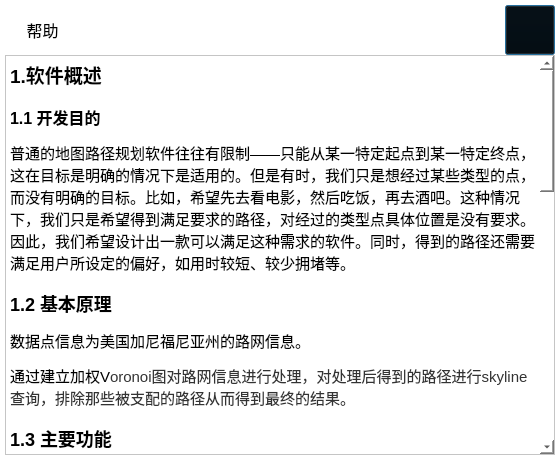
<?xml version="1.0" encoding="UTF-8"?>
<ui version="4.0">
 <class>HelpDialogClass</class>
 <widget class="QDialog" name="HelpDialogClass">
  <property name="geometry">
   <rect>
    <x>0</x>
    <y>0</y>
    <width>560</width>
    <height>460</height>
   </rect>
  </property>
  <property name="styleSheet">
   <string notr="true">background:transparent;</string>
  </property>
  <widget class="QWidget" name="widget" native="true">
   <property name="geometry">
    <rect>
     <x>5</x>
     <y>5</y>
     <width>550</width>
     <height>450</height>
    </rect>
   </property>
   <property name="styleSheet">
    <string notr="true">background:white;</string>
   </property>
   <widget class="QLabel" name="label">
    <property name="geometry">
     <rect>
      <x>0</x>
      <y>0</y>
      <width>75</width>
      <height>50</height>
     </rect>
    </property>
    <property name="font">
     <font>
      <family>微软雅黑 Light</family>
      <pointsize>12</pointsize>
     </font>
    </property>
    <property name="text">
     <string>帮助</string>
    </property>
    <property name="alignment">
     <set>Qt::AlignCenter</set>
    </property>
   </widget>
   <widget class="QPushButton" name="closeButton">
    <property name="geometry">
     <rect>
      <x>500</x>
      <y>0</y>
      <width>50</width>
      <height>50</height>
     </rect>
    </property>
    <property name="styleSheet">
     <string notr="true">background:transparent;</string>
    </property>
    <property name="text">
     <string/>
    </property>
    <property name="icon">
     <iconset resource="mainwindow.qrc">
      <normaloff>:/MainWindow/close_black.png</normaloff>:/MainWindow/close_black.png</iconset>
    </property>
    <property name="iconSize">
     <size>
      <width>30</width>
      <height>30</height>
     </size>
    </property>
   </widget>
   <widget class="QTextBrowser" name="textBrowser">
    <property name="geometry">
     <rect>
      <x>0</x>
      <y>50</y>
      <width>550</width>
      <height>400</height>
     </rect>
    </property>
    <property name="horizontalScrollBarPolicy">
     <enum>Qt::ScrollBarAlwaysOff</enum>
    </property>
    <property name="html">
     <string>&lt;!DOCTYPE HTML PUBLIC &quot;-//W3C//DTD HTML 4.0//EN&quot; &quot;http://www.w3.org/TR/REC-html40/strict.dtd&quot;&gt;
&lt;html&gt;&lt;head&gt;&lt;meta name=&quot;qrichtext&quot; content=&quot;1&quot; /&gt;&lt;style type=&quot;text/css&quot;&gt;
p, li { white-space: pre-wrap; }
&lt;/style&gt;&lt;/head&gt;&lt;body style=&quot; font-family:'SimSun'; font-size:9pt; font-weight:400; font-style:normal;&quot;&gt;
&lt;p style=&quot; margin-top:18px; margin-bottom:12px; margin-left:0px; margin-right:0px; -qt-block-indent:0; text-indent:0px;&quot;&gt;&lt;span style=&quot; font-family:'微软雅黑 Light,sans-serif'; font-size:14pt; font-weight:600;&quot;&gt;1.软件概述&lt;/span&gt;&lt;span style=&quot; font-size:14pt;&quot;&gt; &lt;/span&gt;&lt;/p&gt;
&lt;p style=&quot; margin-top:16px; margin-bottom:12px; margin-left:0px; margin-right:0px; -qt-block-indent:0; text-indent:0px;&quot;&gt;&lt;span style=&quot; font-family:'微软雅黑 Light,sans-serif'; font-size:12pt; font-weight:600;&quot;&gt;1.1 开发目的&lt;/span&gt;&lt;span style=&quot; font-size:12pt;&quot;&gt; &lt;/span&gt;&lt;/p&gt;
&lt;p style=&quot; margin-top:12px; margin-bottom:12px; margin-left:0px; margin-right:0px; -qt-block-indent:0; text-indent:0px;&quot;&gt;&lt;span style=&quot; font-family:'微软雅黑 Light,sans-serif'; font-size:11pt;&quot;&gt;普通的地图路径规划软件往往有限制——只能从某一特定起点到某一特定终点，这在目标是明确的情况下是适用的。但是有时，我们只是想经过某些类型的点，而没有明确的目标。比如，希望先去看电影，然后吃饭，再去酒吧。这种情况下，我们只是希望得到满足要求的路径，对经过的类型点具体位置是没有要求。因此，我们希望设计出一款可以满足这种需求的软件。同时，得到的路径还需要满足用户所设定的偏好，如用时较短、较少拥堵等。&lt;/span&gt;&lt;span style=&quot; font-size:11pt;&quot;&gt; &lt;/span&gt;&lt;/p&gt;
&lt;p style=&quot; margin-top:16px; margin-bottom:12px; margin-left:0px; margin-right:0px; -qt-block-indent:0; text-indent:0px;&quot;&gt;&lt;span style=&quot; font-family:'微软雅黑 Light,sans-serif'; font-size:x-large; font-weight:600;&quot;&gt;1.2 基本原理&lt;/span&gt; &lt;/p&gt;
&lt;p style=&quot; margin-top:12px; margin-bottom:12px; margin-left:0px; margin-right:0px; -qt-block-indent:0; text-indent:0px;&quot;&gt;&lt;span style=&quot; font-family:'微软雅黑 Light,sans-serif'; font-size:11pt;&quot;&gt;数据点信息为美国加尼福尼亚州的路网信息。&lt;/span&gt;&lt;span style=&quot; font-size:11pt;&quot;&gt; &lt;/span&gt;&lt;/p&gt;
&lt;p style=&quot; margin-top:12px; margin-bottom:12px; margin-left:0px; margin-right:0px; -qt-block-indent:0; text-indent:0px;&quot;&gt;&lt;span style=&quot; font-family:'微软雅黑 Light,sans-serif'; font-size:11pt;&quot;&gt;通过建立加权V&lt;/span&gt;&lt;span style=&quot; font-family:'微软雅黑 Light,sans-serif'; font-size:11pt; color:#333333; background-color:#ffffff;&quot;&gt;oronoi图对路网信息进行处理，对处理后得到的路径进行skyline查询，排除那些被支配的路径从而得到最终的结果。&lt;/span&gt;&lt;span style=&quot; font-size:11pt;&quot;&gt; &lt;/span&gt;&lt;/p&gt;
&lt;p style=&quot; margin-top:16px; margin-bottom:12px; margin-left:0px; margin-right:0px; -qt-block-indent:0; text-indent:0px;&quot;&gt;&lt;span style=&quot; font-family:'微软雅黑 Light,sans-serif'; font-size:x-large; font-weight:600;&quot;&gt;1.3 主要功能&lt;/span&gt; &lt;/p&gt;
&lt;p style=&quot; margin-top:12px; margin-bottom:12px; margin-left:0px; margin-right:0px; -qt-block-indent:0; text-indent:0px;&quot;&gt;&lt;span style=&quot; font-family:'微软雅黑 Light,sans-serif'; font-size:11pt;&quot;&gt;根据用户输入的类型点序列和偏好，建立并且展示V&lt;/span&gt;&lt;span style=&quot; font-family:'微软雅黑 Light,sans-serif'; font-size:11pt; color:#333333; background-color:#ffffff;&quot;&gt;oronoi图，提供最终的符合用户需要的较优路径。&lt;/span&gt;&lt;span style=&quot; font-size:11pt;&quot;&gt; &lt;/span&gt;&lt;/p&gt;
&lt;p style=&quot; margin-top:18px; margin-bottom:12px; margin-left:0px; margin-right:0px; -qt-block-indent:0; text-indent:0px;&quot;&gt;&lt;span style=&quot; font-family:'微软雅黑 Light,sans-serif'; font-size:xx-large; font-weight:600;&quot;&gt;2.软件使用过程&lt;/span&gt; &lt;/p&gt;
&lt;p style=&quot; margin-top:16px; margin-bottom:12px; margin-left:0px; margin-right:0px; -qt-block-indent:0; text-indent:0px;&quot;&gt;&lt;span style=&quot; font-family:'微软雅黑 Light,sans-serif'; font-size:x-large; font-weight:600;&quot;&gt;2.1 使用步骤&lt;/span&gt; &lt;/p&gt;
&lt;p style=&quot; margin-top:12px; margin-bottom:12px; margin-left:0px; margin-right:0px; -qt-block-indent:0; text-indent:0px;&quot;&gt;&lt;span style=&quot; font-family:'微软雅黑 Light,sans-serif'; font-size:11pt;&quot;&gt;界面左侧的菜单栏有“偏好设置”、“Voronoi图”和“查看结果”三个选项。首先点击“偏好设置”选项，在弹出的菜单栏里进行起点、经过类型点以及用户偏好的设置，点击“确定”完成设置。然后点击“Voronoi图”选项，可以查看生成的Voronoi图。最终点击“查看结果”，可以看到&lt;/span&gt;&lt;span style=&quot; font-family:'微软雅黑 Light,sans-serif'; font-size:11pt; color:#333333; background-color:#ffffff;&quot;&gt;skyline路径结果的图形化展示，点击右侧的路径名称可以查看不同的结果。&lt;/span&gt;&lt;span style=&quot; font-size:11pt;&quot;&gt; &lt;/span&gt;&lt;/p&gt;
&lt;p style=&quot; margin-top:12px; margin-bottom:12px; margin-left:0px; margin-right:0px; -qt-block-indent:0; text-indent:0px;&quot;&gt;&lt;img src=&quot;:/HelpDialog/help/navigationbar.png&quot; /&gt; &lt;/p&gt;
&lt;p style=&quot; margin-top:16px; margin-bottom:12px; margin-left:0px; margin-right:0px; -qt-block-indent:0; text-indent:0px;&quot;&gt;&lt;span style=&quot; font-family:'微软雅黑 Light,sans-serif'; font-size:x-large; font-weight:600;&quot;&gt;2.2 输入&lt;/span&gt; &lt;/p&gt;
&lt;p style=&quot; margin-top:16px; margin-bottom:12px; margin-left:0px; margin-right:0px; -qt-block-indent:0; text-indent:0px;&quot;&gt;&lt;img src=&quot;:/HelpDialog/help/inputdialog.png&quot; /&gt; &lt;/p&gt;
&lt;p style=&quot; margin-top:12px; margin-bottom:12px; margin-left:0px; margin-right:0px; -qt-block-indent:0; text-indent:0px;&quot;&gt;&lt;span style=&quot; font-family:'微软雅黑 Light,sans-serif'; font-size:11pt;&quot;&gt;首先通过经纬度定位起点。然后选择用户偏好，可选选项为“性价比高”、“距离短”、“道路畅通”和“时间短”。最后通过⊕号添加需要经过的类型点，如airport。&lt;/span&gt;&lt;span style=&quot; font-size:11pt;&quot;&gt; &lt;/span&gt;&lt;/p&gt;
&lt;p style=&quot; margin-top:12px; margin-bottom:12px; margin-left:0px; margin-right:0px; -qt-block-indent:0; text-indent:0px;&quot;&gt;&lt;span style=&quot; font-family:'微软雅黑 Light,sans-serif'; font-size:11pt;&quot;&gt;完成所有的输入内容后点击“确定”。&lt;/span&gt;&lt;span style=&quot; font-size:11pt;&quot;&gt; &lt;/span&gt;&lt;/p&gt;
&lt;p style=&quot; margin-top:16px; margin-bottom:12px; margin-left:0px; margin-right:0px; -qt-block-indent:0; text-indent:0px;&quot;&gt;&lt;span style=&quot; font-family:'微软雅黑 Light,sans-serif'; font-size:x-large; font-weight:600;&quot;&gt;2.3 输出&lt;/span&gt; &lt;/p&gt;
&lt;p style=&quot; margin-top:12px; margin-bottom:12px; margin-left:0px; margin-right:0px; -qt-block-indent:0; text-indent:0px;&quot;&gt;&lt;span style=&quot; font-family:'微软雅黑 Light,sans-serif'; font-size:11pt;&quot;&gt;通过左侧的菜单栏可以查看输出结果。&lt;/span&gt;&lt;span style=&quot; font-size:11pt;&quot;&gt; &lt;/span&gt;&lt;/p&gt;
&lt;p style=&quot; margin-top:12px; margin-bottom:12px; margin-left:0px; margin-right:0px; -qt-block-indent:0; text-indent:0px;&quot;&gt;&lt;span style=&quot; font-family:'微软雅黑 Light,sans-serif'; font-size:11pt;&quot;&gt;点击“V&lt;/span&gt;&lt;span style=&quot; font-family:'微软雅黑 Light,sans-serif'; font-size:11pt; color:#333333; background-color:#ffffff;&quot;&gt;oronoi图&lt;/span&gt;&lt;span style=&quot; font-family:'微软雅黑 Light,sans-serif'; font-size:11pt;&quot;&gt;”选项可以查看生成的&lt;/span&gt;&lt;a name=&quot;OLE_LINK1&quot;&gt;&lt;/a&gt;&lt;span style=&quot; font-family:'微软雅黑 Light,sans-serif'; font-size:11pt;&quot;&gt;V&lt;/span&gt;&lt;span style=&quot; font-family:'微软雅黑 Light,sans-serif'; font-size:11pt; color:#333333; background-color:#ffffff;&quot;&gt;oronoi图。&lt;/span&gt;&lt;span style=&quot; font-size:11pt;&quot;&gt; &lt;/span&gt;&lt;/p&gt;
&lt;p style=&quot; margin-top:16px; margin-bottom:12px; margin-left:0px; margin-right:0px; -qt-block-indent:0; text-indent:0px;&quot;&gt;&lt;img src=&quot;:/HelpDialog/help/voronoi.png&quot; /&gt; &lt;/p&gt;
&lt;p style=&quot; margin-top:12px; margin-bottom:12px; margin-left:0px; margin-right:0px; -qt-block-indent:0; text-indent:0px;&quot;&gt;&lt;span style=&quot; font-family:'微软雅黑 Light,sans-serif'; font-size:11pt; color:#333333; background-color:#ffffff;&quot;&gt;点击“查看结果”选项可以查看skyline路径结果。&lt;/span&gt;&lt;span style=&quot; font-size:11pt;&quot;&gt; &lt;/span&gt;&lt;/p&gt;
&lt;p style=&quot; margin-top:12px; margin-bottom:12px; margin-left:0px; margin-right:0px; -qt-block-indent:0; text-indent:0px;&quot;&gt;&lt;img src=&quot;:/HelpDialog/help/route.png&quot; /&gt; &lt;/p&gt;
&lt;p style=&quot; margin-top:12px; margin-bottom:12px; margin-left:0px; margin-right:0px; -qt-block-indent:0; text-indent:0px;&quot;&gt;&lt;span style=&quot; font-family:'微软雅黑 Light,sans-serif'; font-size:11pt; color:#333333; background-color:#ffffff;&quot;&gt;地图左上方的“+”和“-”可以对地图进行放大或者缩小。&lt;/span&gt;&lt;span style=&quot; font-size:11pt;&quot;&gt; &lt;/span&gt;&lt;/p&gt;
&lt;p style=&quot; margin-top:18px; margin-bottom:12px; margin-left:0px; margin-right:0px; -qt-block-indent:0; text-indent:0px;&quot;&gt;&lt;span style=&quot; font-family:'微软雅黑 Light,sans-serif'; font-size:xx-large; font-weight:600;&quot;&gt;3.软件维护&lt;/span&gt; &lt;/p&gt;
&lt;p style=&quot; margin-top:12px; margin-bottom:12px; margin-left:0px; margin-right:0px; -qt-block-indent:0; text-indent:0px;&quot;&gt;&lt;span style=&quot; font-family:'微软雅黑 Light,sans-serif'; font-size:11pt;&quot;&gt;软件当前版本号：1.0&lt;/span&gt;&lt;span style=&quot; font-size:11pt;&quot;&gt; &lt;/span&gt;&lt;/p&gt;&lt;/body&gt;&lt;/html&gt;</string>
    </property>
   </widget>
  </widget>
 </widget>
 <resources>
  <include location="mainwindow.qrc"/>
 </resources>
 <connections/>
</ui>
